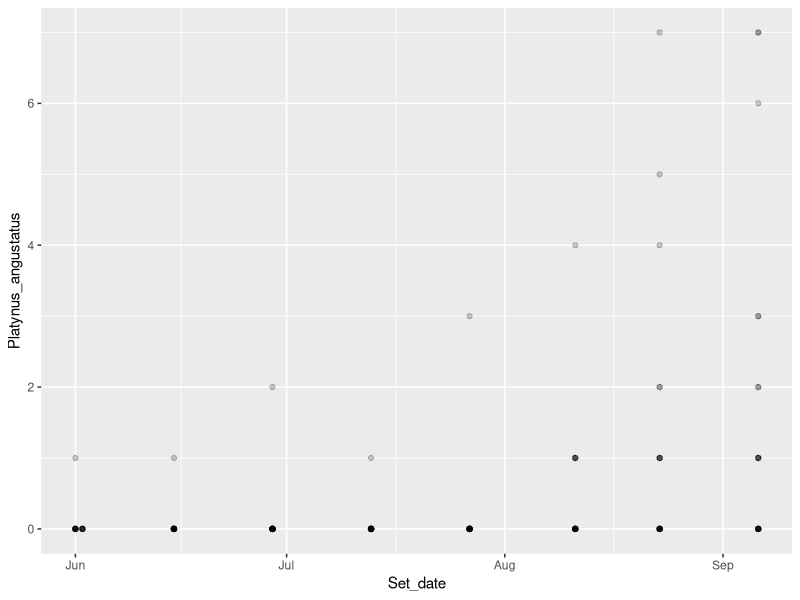
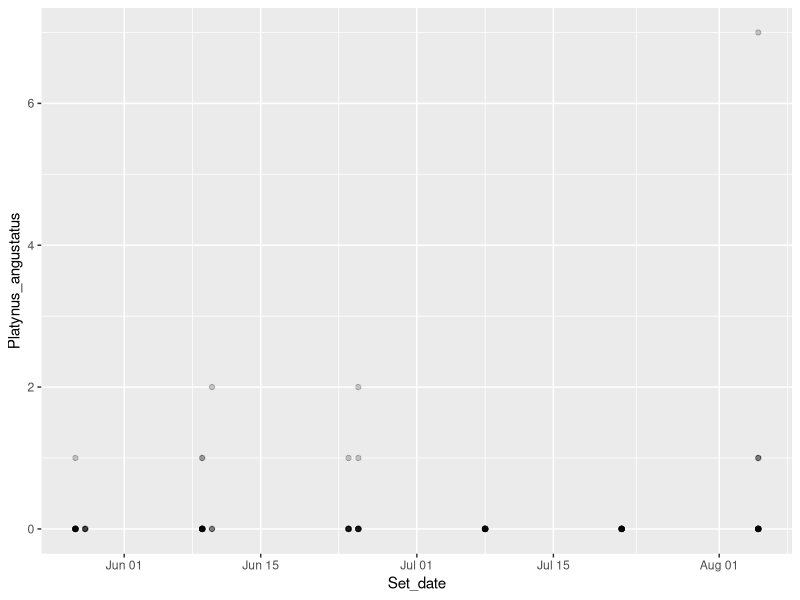

Source code (R) for these figures, in order:
# Aaron Tayal
# 3/19/2024
# Powdermill windthrow, salvaging experiment - carabid beetles study
# Combining the 2015 and 2022 datasets for carabid beetles

# Outline:
# 1. I have a list of species which were either found in 2015 or 2022 in the 
# plots 41-65

# 2. I will import the 2015 and 2022 datasets

# 3. I will rename plot 65 in 2015 to plot 63 (which is located nearby - 
# see the Google map)

# 4. CONSIDERING taking away the final two collection intervals for 2022, because
# collections ended in August for the 2015 data

# 6. I will combine the two datasets based on matching column names to the 
# overall species list

library(dplyr)
library(ggplot2)

dat2015 <- read.csv("Aaron_PNR_formatted_data/PNR2015_subset_carabid_counts.csv",
                    na.strings = "NA", colClasses = "character")
# The 2015 data was subset to only include species columns where at least one
# individual was caught in plots 41-65.
# See the script: "which_carabids_were_caught_in_2015_41_65.R"

dat2022 <- read.csv("Aaron_PNR_formatted_data/PNR2022_carabid_counts.csv",
                    na.strings = "NA", colClasses = "character")

all.equal(colnames(dat2022), colnames(dat2015))# good, the columns match

carab_spp <- colnames(dat2022)[7:63]

# Bind data tables together ##################################################

carab <- bind_rows(dat2015, dat2022)

# Add true zeros  #########################################

# Now I want to replace blank cells with zeros for the species count columns.
# To do this, iterate over species and over rows, and only write a zero in 
# the column if there is currently a blank value "" and not if there is NA
for (species in carab_spp) {
  for (row in 1:nrow(carab)){
    if (carab[row, species] == "" && !is.na(carab[row, species])){
      carab[row, species] <- "0"
    }
  }
}

# Change the column classes to the correct classes: ##########################

carab$Year <- as.factor(carab$Year) # year is a factor in the model

library(lubridate)
carab$Set_date <- mdy(carab$Set_date)
carab$Collection_date <- mdy(carab$Collection_date)
carab$Plot <- as.integer(carab$Plot)
carab$Treatment <- as.factor(carab$Treatment)
carab$Interval <- as.integer(carab$Interval)

for (species in carab_spp) {
  carab[,species] <- as.integer(carab[,species])
}

# Rename plot 65 to 63 #####################################################
carab$Plot == 65
carab$Plot[carab$Plot == 65] <- 63
carab$Plot

# Investigate final two collection intervals of 2022 ########################

# What carabid species were found in the final two collection intervals
# of 2022?
dat2022_final_2_int <- carab %>% filter(Year==2022 & Interval > 6)
colSums(dat2022_final_2_int[,carab_spp], na.rm=T)
# This makes me curious to investigate the seasonal trends of carabids more.

# What carabid species were found in the first six collection intervals
# of 2022?
dat2022_first_6_int <- carab %>% filter(Year==2022 & Interval < 7)
colSums(dat2022_first_6_int[,carab_spp], na.rm=T)

# It seems like different kinds of carabids are being caught in September,
# compared to the previous months. For instance: here is Platynus angustatus:

carab %>% filter(Year==2022) %>% ggplot(aes(x=Set_date, y=Platynus_angustatus)) +
  geom_point(alpha=0.2)
carab %>% filter(Year==2015) %>% ggplot(aes(x=Set_date, y=Platynus_angustatus)) +
  geom_point(alpha=0.2) # Because Platynus angustatus is mostly caught in 
# August and September, the fact that the 2022 sampling season extends into
# September means that 2015 and 2022 are not comparable.

# Write a data table: #######################################################

write.csv(carab, "PNR2015_2022_carabid_counts.csv", row.names = FALSE)







